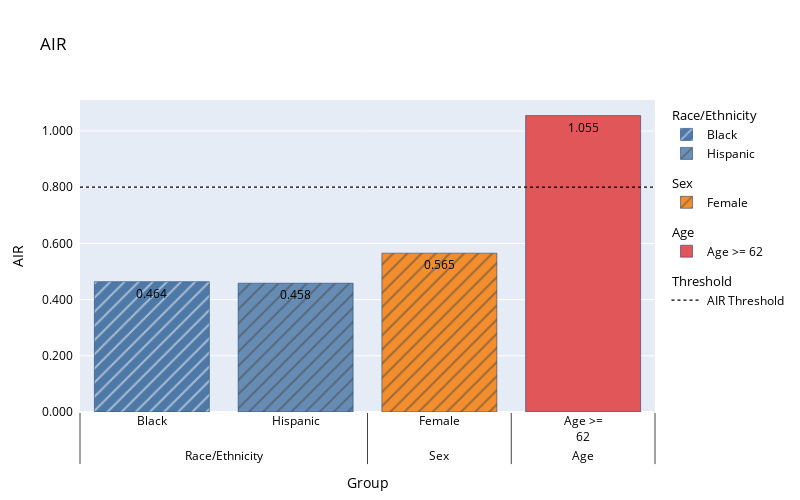

The notebook cell this image was saved under:
### Markdown cell above
### Offer-Based Adverse Impact Ratio

### Code cell
baseline_score_cutoff = baseline_prediction_train.quantile(0.3)
baseline_offer_valid = baseline_prediction_valid <= baseline_score_cutoff


baseline_offer_air = sd.adverse_impact_ratio(
    **common_info,
    outcome=baseline_offer_valid,
)
baseline_offer_air.plot()

### Figure 1 — Plotly figure (JSON) as saved in the notebook; plotly's stock layout.template omitted (floating-point values rounded to 4 significant figures)
{"data": [{"hoverlabel": {"font": {"color": "Black"}}, "hovertemplate": "%{x}, %{y}", "legendgroup": "Race/Ethnicity", "legendgrouptitle": {"text": "Race/Ethnicity"}, "marker": {"color": "RGBA(78, 121, 167, 1.0)", "line": {"color": "rgb(8,48,107)"}, "pattern": {"shape": "/"}}, "name": "Black", "text": "0.464", "textfont": {"color": "Black"}, "type": "bar", "x": [["Race/Ethnicity"], ["Black"]], "y": [0.4638]}, {"hoverlabel": {"font": {"color": "Black"}}, "hovertemplate": "%{x}, %{y}", "legendgroup": "Race/Ethnicity", "legendgrouptitle": {"text": "Race/Ethnicity"}, "marker": {"color": "RGBA(78, 121, 167, 0.8333333333333334)", "line": {"color": "rgb(8,48,107)"}, "pattern": {"shape": "/"}}, "name": "Hispanic", "text": "0.458", "textfont": {"color": "Black"}, "type": "bar", "x": [["Race/Ethnicity"], ["Hispanic"]], "y": [0.4584]}, {"hoverlabel": {"font": {"color": "Black"}}, "hovertemplate": "%{x}, %{y}", "legendgroup": "Sex", "legendgrouptitle": {"text": "Sex"}, "marker": {"color": "RGBA(242, 142, 45, 1.0)", "line": {"color": "rgb(8,48,107)"}, "pattern": {"shape": "/"}}, "name": "Female", "text": "0.565", "textfont": {"color": "Black"}, "type": "bar", "x": [["Sex"], ["Female"]], "y": [0.5652]}, {"hoverlabel": {"font": {"color": "Black"}}, "hovertemplate": "%{x}, %{y}", "legendgroup": "Age", "legendgrouptitle": {"text": "Age"}, "marker": {"color": "RGBA(225, 87, 89, 1.0)", "line": {"color": "rgb(8,48,107)"}, "pattern": {"shape": ""}}, "name": "Age >= 62", "text": "1.055", "textfont": {"color": "Black"}, "type": "bar", "x": [["Age"], ["Age >=<br>62"]], "y": [1.055]}, {"legendgroup": "AIR Threshold", "legendgrouptitle": {"text": "Threshold"}, "line": {"color": "Black", "dash": "dot", "width": 1.25}, "mode": "lines", "name": "AIR Threshold", "showlegend": true, "type": "scatter", "x": [null], "y": [null]}], "layout": {"font": {"color": "Black"}, "height": 500, "legend": {"itemclick": false, "itemdoubleclick": false}, "scene": {"yaxis": {"exponentformat": "none", "separatethousands": true}}, "shapes": [{"line": {"color": "Black", "dash": "dot", "width": 1.25}, "name": "AIR Threshold", "type": "line", "x0": 0, "x1": 1, "xref": "paper", "y0": 0.8, "y1": 0.8, "yref": "y"}], "title": {"text": "AIR"}, "width": 800, "xaxis": {"fixedrange": true, "title": {"text": "Group"}}, "yaxis": {"fixedrange": true, "tickformat": "0,.3f", "ticksuffix": "  ", "title": {"text": "AIR"}}}}
